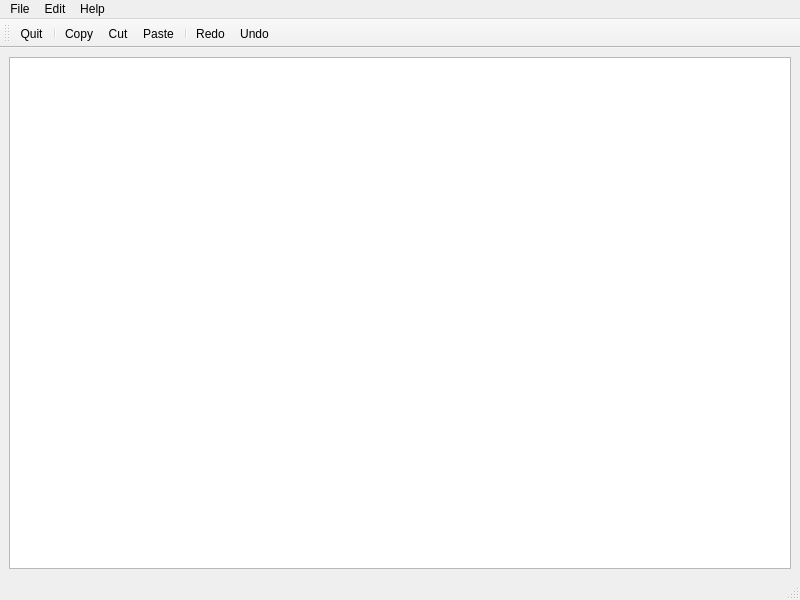
<?xml version="1.0" encoding="UTF-8"?>
<ui version="4.0">
 <class>MainWindow</class>
 <widget class="QMainWindow" name="MainWindow">
  <property name="geometry">
   <rect>
    <x>0</x>
    <y>0</y>
    <width>800</width>
    <height>600</height>
   </rect>
  </property>
  <property name="windowTitle">
   <string>MainWindow</string>
  </property>
  <widget class="QWidget" name="centralwidget">
   <layout class="QVBoxLayout" name="verticalLayout">
    <item>
     <widget class="QTextEdit" name="textEdit"/>
    </item>
   </layout>
  </widget>
  <widget class="QMenuBar" name="menubar">
   <property name="geometry">
    <rect>
     <x>0</x>
     <y>0</y>
     <width>800</width>
     <height>20</height>
    </rect>
   </property>
   <widget class="QMenu" name="menuFile">
    <property name="title">
     <string>File</string>
    </property>
    <addaction name="actionQuit"/>
   </widget>
   <widget class="QMenu" name="menuEdit">
    <property name="title">
     <string>Edit</string>
    </property>
    <addaction name="actionCopy"/>
    <addaction name="actionCut"/>
    <addaction name="actionPaste"/>
    <addaction name="separator"/>
    <addaction name="actionUndo"/>
    <addaction name="actionRedo"/>
   </widget>
   <widget class="QMenu" name="menuHelp">
    <property name="title">
     <string>Help</string>
    </property>
    <addaction name="actionAbout"/>
    <addaction name="actionAbout_Qt"/>
   </widget>
   <addaction name="menuFile"/>
   <addaction name="menuEdit"/>
   <addaction name="menuHelp"/>
  </widget>
  <widget class="QStatusBar" name="statusbar"/>
  <widget class="QToolBar" name="toolBar">
   <property name="windowTitle">
    <string>toolBar</string>
   </property>
   <attribute name="toolBarArea">
    <enum>TopToolBarArea</enum>
   </attribute>
   <attribute name="toolBarBreak">
    <bool>false</bool>
   </attribute>
   <addaction name="actionQuit"/>
   <addaction name="separator"/>
   <addaction name="actionCopy"/>
   <addaction name="actionCut"/>
   <addaction name="actionPaste"/>
   <addaction name="separator"/>
   <addaction name="actionRedo"/>
   <addaction name="actionUndo"/>
  </widget>
  <action name="actionQuit">
   <property name="icon">
    <iconset resource="resource.qrc">
     <normaloff>:/menu/file/images/iconCross.png</normaloff>:/menu/file/images/iconCross.png</iconset>
   </property>
   <property name="text">
    <string>Quit</string>
   </property>
  </action>
  <action name="actionAbout">
   <property name="icon">
    <iconset resource="resource.qrc">
     <normaloff>:/menu/help/images/iconInformation.png</normaloff>:/menu/help/images/iconInformation.png</iconset>
   </property>
   <property name="text">
    <string>About</string>
   </property>
  </action>
  <action name="actionAbout_Qt">
   <property name="icon">
    <iconset resource="resource.qrc">
     <normaloff>:/menu/help/images/iconQt.png</normaloff>:/menu/help/images/iconQt.png</iconset>
   </property>
   <property name="text">
    <string>About Qt</string>
   </property>
  </action>
  <action name="actionCopy">
   <property name="icon">
    <iconset resource="resource.qrc">
     <normaloff>:/menu/edit/images/iconCopy.png</normaloff>:/menu/edit/images/iconCopy.png</iconset>
   </property>
   <property name="text">
    <string>Copy</string>
   </property>
  </action>
  <action name="actionCut">
   <property name="icon">
    <iconset resource="resource.qrc">
     <normaloff>:/menu/edit/images/iconCut.png</normaloff>:/menu/edit/images/iconCut.png</iconset>
   </property>
   <property name="text">
    <string>Cut</string>
   </property>
  </action>
  <action name="actionPaste">
   <property name="icon">
    <iconset resource="resource.qrc">
     <normaloff>:/menu/edit/images/iconPaste.png</normaloff>:/menu/edit/images/iconPaste.png</iconset>
   </property>
   <property name="text">
    <string>Paste</string>
   </property>
  </action>
  <action name="actionUndo">
   <property name="icon">
    <iconset resource="resource.qrc">
     <normaloff>:/menu/edit/images/iconUndo.png</normaloff>:/menu/edit/images/iconUndo.png</iconset>
   </property>
   <property name="text">
    <string>Undo</string>
   </property>
  </action>
  <action name="actionRedo">
   <property name="icon">
    <iconset resource="resource.qrc">
     <normaloff>:/menu/edit/images/iconRedo.png</normaloff>:/menu/edit/images/iconRedo.png</iconset>
   </property>
   <property name="text">
    <string>Redo</string>
   </property>
  </action>
 </widget>
 <resources>
  <include location="resource.qrc"/>
 </resources>
 <connections/>
</ui>
